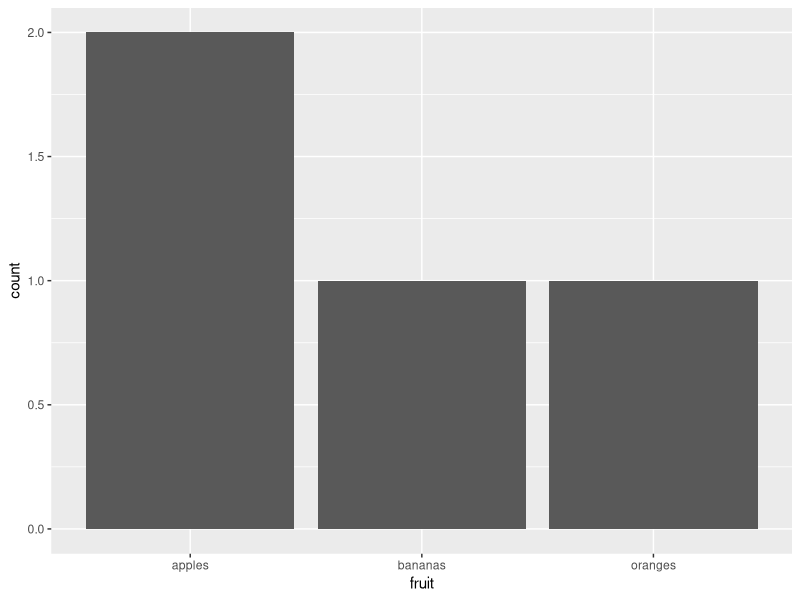
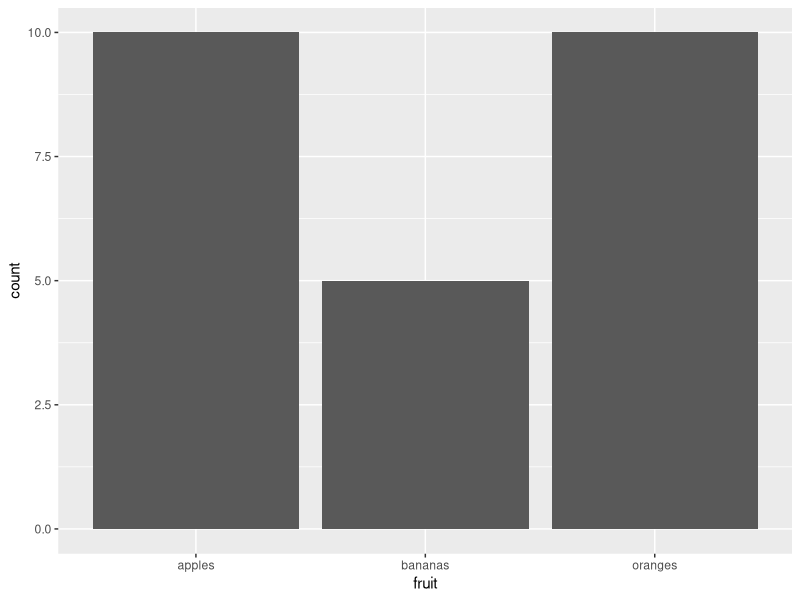
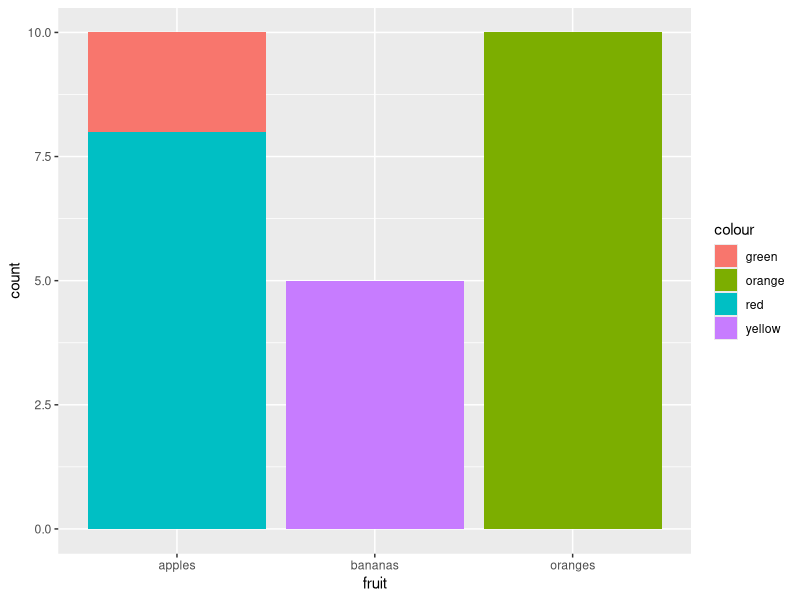
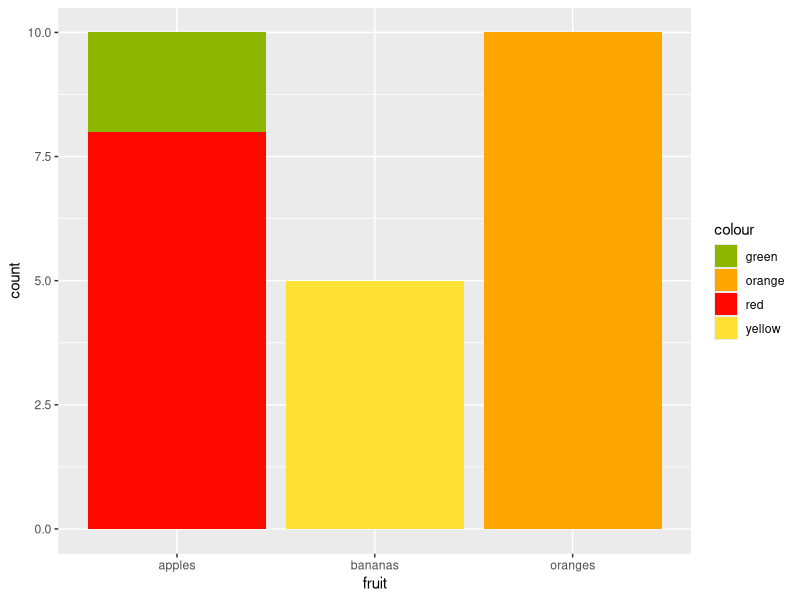

R code for these plots, in order:
## ---- chunk 1
fruit = c("apples", "bananas", "oranges", "apples")
colour = c("green", "yellow", "orange", "red")
amount = c(2,5,10,8)
## ---- chunk 2
fruit_data = data.frame(fruit, colour, amount, stringsAsFactors = FALSE)
## ---- chunk 3
fruit = c("apples", 5, "oranges", 3)
fruit
## ---- chunk 4
library(tidyverse)
## ---- chunk 5
select(fruit_data, fruit, colour)
## ---- chunk 6
select(fruit_data, -colour)
## ---- chunk 7
select(fruit_data, 1:2)
## ---- chunk 8
grouped_fruit = group_by(fruit_data, fruit)
## ---- chunk 9
tally(grouped_fruit)
## ---- chunk 10
tally(grouped_fruit, wt = amount)
## ---- chunk 11
filter(fruit_data, colour == 'red')
## ---- chunk 12
filter(fruit_data, amount >=5)
## ---- chunk 13
arrange(fruit_data, amount)
## ---- chunk 14
arrange(fruit_data, desc(amount))
## ---- chunk 15
arrange(fruit_data, fruit)
## ---- chunk 16
arrange(fruit_data, fruit, desc(amount))
## ---- chunk 17

fruit_type = c('apples', 'bananas','oranges')
weekday = c('Monday', 'Wednesday', 'Friday')

fruit_days = data.frame(fruit_type, weekday, stringsAsFactors = FALSE)

fruit_days

## ---- chunk 18

joined_fruit = fruit_data %>% left_join(fruit_days, by = c("fruit" = "fruit_type"))

joined_fruit

## ---- chunk 19
fruit_data %>% 
  filter(colour != 'yellow') %>% # remove any yellow colour fruit
  group_by(fruit) %>% # group the fruit by type
  tally(amount) %>% # count each group
  arrange(desc(n)) # arrange in descending order of the count
## ---- chunk 20
fruit_data %>% ggplot() + geom_bar(aes(x = fruit))
## ---- chunk 21
fruit_data %>% ggplot() + geom_bar(aes(x = fruit, weight = amount))
## ---- chunk 22
fruit_data %>% ggplot() + geom_bar(aes(x = fruit, weight = amount, fill = colour)) 
## ---- chunk 23
fruit_data %>% 
  ggplot() + 
  geom_bar(aes(x = fruit, weight = amount, fill = colour)) + 
  scale_fill_manual(values = c("orange" = "orange", 
                               "green" = "#8db600", 
                               "red" = "#ff0800", 
                               "yellow" = "#ffe135"))
